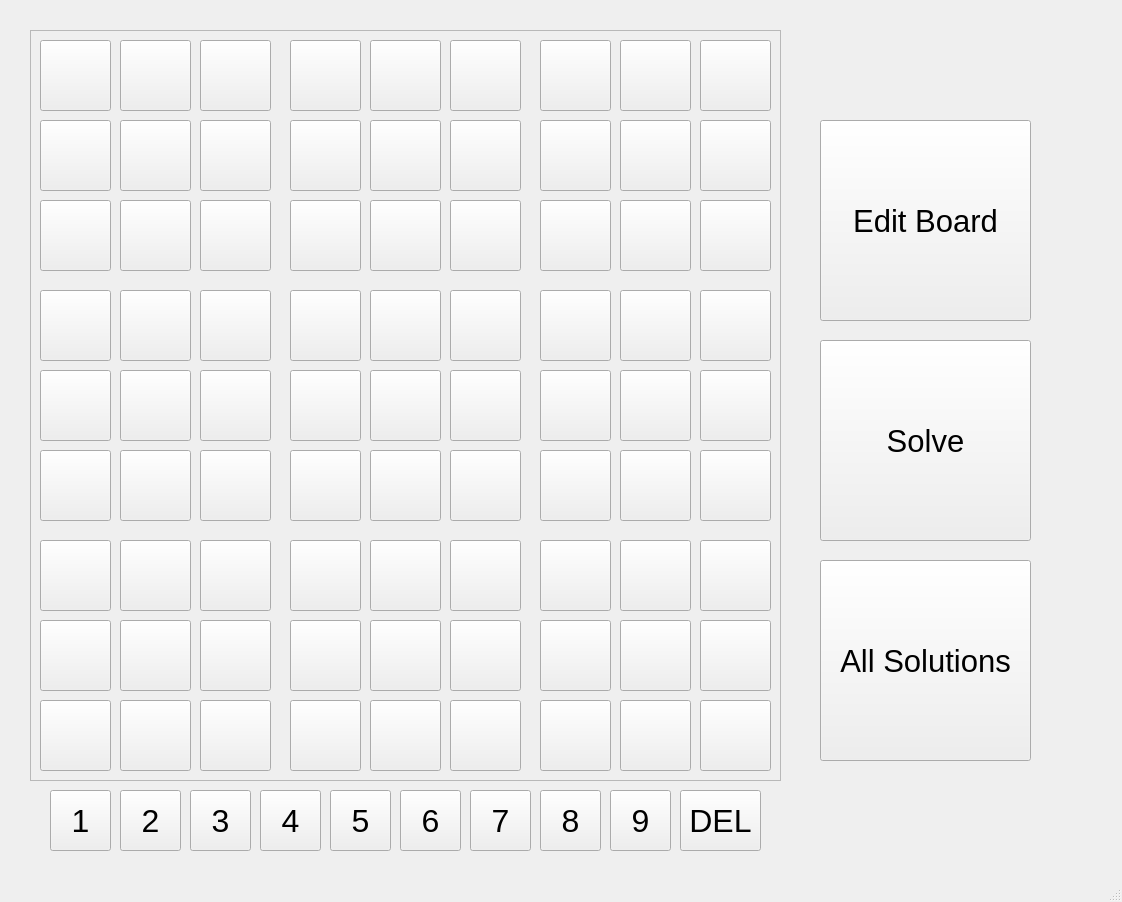
<?xml version="1.0" encoding="UTF-8"?>
<ui version="4.0">
 <class>MainWindow</class>
 <widget class="QMainWindow" name="MainWindow">
  <property name="geometry">
   <rect>
    <x>0</x>
    <y>0</y>
    <width>1122</width>
    <height>902</height>
   </rect>
  </property>
  <property name="windowTitle">
   <string>MainWindow</string>
  </property>
  <widget class="QWidget" name="centralwidget">
   <widget class="QPushButton" name="solve_button">
    <property name="geometry">
     <rect>
      <x>820</x>
      <y>340</y>
      <width>211</width>
      <height>201</height>
     </rect>
    </property>
    <property name="font">
     <font>
      <family>Arial</family>
      <pointsize>23</pointsize>
     </font>
    </property>
    <property name="text">
     <string>Solve</string>
    </property>
    <property name="checkable">
     <bool>false</bool>
    </property>
    <property name="autoDefault">
     <bool>false</bool>
    </property>
   </widget>
   <widget class="QPushButton" name="all_solutions_button">
    <property name="geometry">
     <rect>
      <x>820</x>
      <y>560</y>
      <width>211</width>
      <height>201</height>
     </rect>
    </property>
    <property name="font">
     <font>
      <family>Arial</family>
      <pointsize>23</pointsize>
     </font>
    </property>
    <property name="text">
     <string>All Solutions</string>
    </property>
    <property name="checkable">
     <bool>false</bool>
    </property>
    <property name="autoDefault">
     <bool>false</bool>
    </property>
   </widget>
   <widget class="QPushButton" name="edit_board_button">
    <property name="geometry">
     <rect>
      <x>820</x>
      <y>120</y>
      <width>211</width>
      <height>201</height>
     </rect>
    </property>
    <property name="font">
     <font>
      <family>Arial</family>
      <pointsize>23</pointsize>
     </font>
    </property>
    <property name="text">
     <string>Edit Board</string>
    </property>
    <property name="checkable">
     <bool>false</bool>
    </property>
    <property name="autoDefault">
     <bool>false</bool>
    </property>
   </widget>
   <widget class="QPushButton" name="num1">
    <property name="geometry">
     <rect>
      <x>50</x>
      <y>790</y>
      <width>61</width>
      <height>61</height>
     </rect>
    </property>
    <property name="font">
     <font>
      <family>Arial</family>
      <pointsize>24</pointsize>
      <weight>50</weight>
      <bold>false</bold>
      <underline>false</underline>
     </font>
    </property>
    <property name="text">
     <string>1</string>
    </property>
    <property name="shortcut">
     <string>1</string>
    </property>
    <property name="checkable">
     <bool>false</bool>
    </property>
    <property name="autoDefault">
     <bool>false</bool>
    </property>
   </widget>
   <widget class="QPushButton" name="num2">
    <property name="geometry">
     <rect>
      <x>120</x>
      <y>790</y>
      <width>61</width>
      <height>61</height>
     </rect>
    </property>
    <property name="font">
     <font>
      <family>Arial</family>
      <pointsize>24</pointsize>
      <weight>50</weight>
      <bold>false</bold>
      <underline>false</underline>
     </font>
    </property>
    <property name="text">
     <string>2</string>
    </property>
    <property name="shortcut">
     <string>2</string>
    </property>
    <property name="checkable">
     <bool>false</bool>
    </property>
    <property name="autoDefault">
     <bool>false</bool>
    </property>
   </widget>
   <widget class="QPushButton" name="num3">
    <property name="geometry">
     <rect>
      <x>190</x>
      <y>790</y>
      <width>61</width>
      <height>61</height>
     </rect>
    </property>
    <property name="font">
     <font>
      <family>Arial</family>
      <pointsize>24</pointsize>
      <weight>50</weight>
      <bold>false</bold>
      <underline>false</underline>
     </font>
    </property>
    <property name="text">
     <string>3</string>
    </property>
    <property name="shortcut">
     <string>3</string>
    </property>
    <property name="checkable">
     <bool>false</bool>
    </property>
    <property name="autoDefault">
     <bool>false</bool>
    </property>
   </widget>
   <widget class="QPushButton" name="num4">
    <property name="geometry">
     <rect>
      <x>260</x>
      <y>790</y>
      <width>61</width>
      <height>61</height>
     </rect>
    </property>
    <property name="font">
     <font>
      <family>Arial</family>
      <pointsize>24</pointsize>
      <weight>50</weight>
      <bold>false</bold>
      <underline>false</underline>
     </font>
    </property>
    <property name="text">
     <string>4</string>
    </property>
    <property name="shortcut">
     <string>4</string>
    </property>
    <property name="checkable">
     <bool>false</bool>
    </property>
    <property name="autoDefault">
     <bool>false</bool>
    </property>
   </widget>
   <widget class="QPushButton" name="num5">
    <property name="geometry">
     <rect>
      <x>330</x>
      <y>790</y>
      <width>61</width>
      <height>61</height>
     </rect>
    </property>
    <property name="font">
     <font>
      <family>Arial</family>
      <pointsize>24</pointsize>
      <weight>50</weight>
      <bold>false</bold>
      <underline>false</underline>
     </font>
    </property>
    <property name="text">
     <string>5</string>
    </property>
    <property name="shortcut">
     <string>5</string>
    </property>
    <property name="checkable">
     <bool>false</bool>
    </property>
    <property name="autoDefault">
     <bool>false</bool>
    </property>
   </widget>
   <widget class="QPushButton" name="num6">
    <property name="geometry">
     <rect>
      <x>400</x>
      <y>790</y>
      <width>61</width>
      <height>61</height>
     </rect>
    </property>
    <property name="font">
     <font>
      <family>Arial</family>
      <pointsize>24</pointsize>
      <weight>50</weight>
      <bold>false</bold>
      <underline>false</underline>
     </font>
    </property>
    <property name="text">
     <string>6</string>
    </property>
    <property name="shortcut">
     <string>6</string>
    </property>
    <property name="checkable">
     <bool>false</bool>
    </property>
    <property name="autoDefault">
     <bool>false</bool>
    </property>
   </widget>
   <widget class="QPushButton" name="num7">
    <property name="geometry">
     <rect>
      <x>470</x>
      <y>790</y>
      <width>61</width>
      <height>61</height>
     </rect>
    </property>
    <property name="font">
     <font>
      <family>Arial</family>
      <pointsize>24</pointsize>
      <weight>50</weight>
      <bold>false</bold>
      <underline>false</underline>
     </font>
    </property>
    <property name="text">
     <string>7</string>
    </property>
    <property name="shortcut">
     <string>7</string>
    </property>
    <property name="checkable">
     <bool>false</bool>
    </property>
    <property name="autoDefault">
     <bool>false</bool>
    </property>
   </widget>
   <widget class="QPushButton" name="num8">
    <property name="geometry">
     <rect>
      <x>540</x>
      <y>790</y>
      <width>61</width>
      <height>61</height>
     </rect>
    </property>
    <property name="font">
     <font>
      <family>Arial</family>
      <pointsize>24</pointsize>
      <weight>50</weight>
      <bold>false</bold>
      <underline>false</underline>
     </font>
    </property>
    <property name="text">
     <string>8</string>
    </property>
    <property name="shortcut">
     <string>8</string>
    </property>
    <property name="checkable">
     <bool>false</bool>
    </property>
    <property name="autoDefault">
     <bool>false</bool>
    </property>
   </widget>
   <widget class="QPushButton" name="num9">
    <property name="geometry">
     <rect>
      <x>610</x>
      <y>790</y>
      <width>61</width>
      <height>61</height>
     </rect>
    </property>
    <property name="font">
     <font>
      <family>Arial</family>
      <pointsize>24</pointsize>
      <weight>50</weight>
      <bold>false</bold>
      <underline>false</underline>
     </font>
    </property>
    <property name="text">
     <string>9</string>
    </property>
    <property name="shortcut">
     <string>9</string>
    </property>
    <property name="checkable">
     <bool>false</bool>
    </property>
    <property name="autoDefault">
     <bool>false</bool>
    </property>
   </widget>
   <widget class="QPushButton" name="numDel">
    <property name="geometry">
     <rect>
      <x>680</x>
      <y>790</y>
      <width>81</width>
      <height>61</height>
     </rect>
    </property>
    <property name="font">
     <font>
      <family>Arial</family>
      <pointsize>24</pointsize>
      <weight>50</weight>
      <bold>false</bold>
      <underline>false</underline>
     </font>
    </property>
    <property name="text">
     <string>DEL</string>
    </property>
    <property name="shortcut">
     <string>Backspace</string>
    </property>
    <property name="checkable">
     <bool>false</bool>
    </property>
    <property name="autoDefault">
     <bool>false</bool>
    </property>
   </widget>
   <widget class="QFrame" name="frame">
    <property name="geometry">
     <rect>
      <x>30</x>
      <y>30</y>
      <width>751</width>
      <height>751</height>
     </rect>
    </property>
    <property name="frameShape">
     <enum>QFrame::StyledPanel</enum>
    </property>
    <property name="frameShadow">
     <enum>QFrame::Raised</enum>
    </property>
    <widget class="QPushButton" name="pushButton_1">
     <property name="geometry">
      <rect>
       <x>10</x>
       <y>10</y>
       <width>71</width>
       <height>71</height>
      </rect>
     </property>
     <property name="text">
      <string/>
     </property>
     <property name="checkable">
      <bool>false</bool>
     </property>
     <property name="autoDefault">
      <bool>false</bool>
     </property>
    </widget>
    <widget class="QPushButton" name="pushButton_27">
     <property name="geometry">
      <rect>
       <x>670</x>
       <y>170</y>
       <width>71</width>
       <height>71</height>
      </rect>
     </property>
     <property name="text">
      <string/>
     </property>
     <property name="checkable">
      <bool>false</bool>
     </property>
     <property name="autoDefault">
      <bool>false</bool>
     </property>
    </widget>
    <widget class="QPushButton" name="pushButton_65">
     <property name="geometry">
      <rect>
       <x>90</x>
       <y>590</y>
       <width>71</width>
       <height>71</height>
      </rect>
     </property>
     <property name="text">
      <string/>
     </property>
     <property name="checkable">
      <bool>false</bool>
     </property>
     <property name="autoDefault">
      <bool>false</bool>
     </property>
    </widget>
    <widget class="QPushButton" name="pushButton_37">
     <property name="geometry">
      <rect>
       <x>670</x>
       <y>340</y>
       <width>71</width>
       <height>71</height>
      </rect>
     </property>
     <property name="text">
      <string/>
     </property>
     <property name="checkable">
      <bool>false</bool>
     </property>
     <property name="autoDefault">
      <bool>false</bool>
     </property>
    </widget>
    <widget class="QPushButton" name="pushButton_18">
     <property name="geometry">
      <rect>
       <x>670</x>
       <y>90</y>
       <width>71</width>
       <height>71</height>
      </rect>
     </property>
     <property name="text">
      <string/>
     </property>
     <property name="checkable">
      <bool>false</bool>
     </property>
     <property name="autoDefault">
      <bool>false</bool>
     </property>
    </widget>
    <widget class="QPushButton" name="pushButton_14">
     <property name="geometry">
      <rect>
       <x>340</x>
       <y>90</y>
       <width>71</width>
       <height>71</height>
      </rect>
     </property>
     <property name="text">
      <string/>
     </property>
     <property name="checkable">
      <bool>false</bool>
     </property>
     <property name="autoDefault">
      <bool>false</bool>
     </property>
    </widget>
    <widget class="QPushButton" name="pushButton_45">
     <property name="geometry">
      <rect>
       <x>10</x>
       <y>340</y>
       <width>71</width>
       <height>71</height>
      </rect>
     </property>
     <property name="text">
      <string/>
     </property>
     <property name="checkable">
      <bool>false</bool>
     </property>
     <property name="autoDefault">
      <bool>false</bool>
     </property>
    </widget>
    <widget class="QPushButton" name="pushButton_78">
     <property name="geometry">
      <rect>
       <x>420</x>
       <y>670</y>
       <width>71</width>
       <height>71</height>
      </rect>
     </property>
     <property name="text">
      <string/>
     </property>
     <property name="checkable">
      <bool>false</bool>
     </property>
     <property name="autoDefault">
      <bool>false</bool>
     </property>
    </widget>
    <widget class="QPushButton" name="pushButton_61">
     <property name="geometry">
      <rect>
       <x>510</x>
       <y>510</y>
       <width>71</width>
       <height>71</height>
      </rect>
     </property>
     <property name="text">
      <string/>
     </property>
     <property name="checkable">
      <bool>false</bool>
     </property>
     <property name="autoDefault">
      <bool>false</bool>
     </property>
    </widget>
    <widget class="QPushButton" name="pushButton_48">
     <property name="geometry">
      <rect>
       <x>170</x>
       <y>420</y>
       <width>71</width>
       <height>71</height>
      </rect>
     </property>
     <property name="text">
      <string/>
     </property>
     <property name="checkable">
      <bool>false</bool>
     </property>
     <property name="autoDefault">
      <bool>false</bool>
     </property>
    </widget>
    <widget class="QPushButton" name="pushButton_44">
     <property name="geometry">
      <rect>
       <x>90</x>
       <y>340</y>
       <width>71</width>
       <height>71</height>
      </rect>
     </property>
     <property name="text">
      <string/>
     </property>
     <property name="checkable">
      <bool>false</bool>
     </property>
     <property name="autoDefault">
      <bool>false</bool>
     </property>
    </widget>
    <widget class="QPushButton" name="pushButton_66">
     <property name="geometry">
      <rect>
       <x>170</x>
       <y>590</y>
       <width>71</width>
       <height>71</height>
      </rect>
     </property>
     <property name="text">
      <string/>
     </property>
     <property name="checkable">
      <bool>false</bool>
     </property>
     <property name="autoDefault">
      <bool>false</bool>
     </property>
    </widget>
    <widget class="QPushButton" name="pushButton_39">
     <property name="geometry">
      <rect>
       <x>510</x>
       <y>340</y>
       <width>71</width>
       <height>71</height>
      </rect>
     </property>
     <property name="text">
      <string/>
     </property>
     <property name="checkable">
      <bool>false</bool>
     </property>
     <property name="autoDefault">
      <bool>false</bool>
     </property>
    </widget>
    <widget class="QPushButton" name="pushButton_62">
     <property name="geometry">
      <rect>
       <x>590</x>
       <y>510</y>
       <width>71</width>
       <height>71</height>
      </rect>
     </property>
     <property name="text">
      <string/>
     </property>
     <property name="checkable">
      <bool>false</bool>
     </property>
     <property name="autoDefault">
      <bool>false</bool>
     </property>
    </widget>
    <widget class="QPushButton" name="pushButton_38">
     <property name="geometry">
      <rect>
       <x>590</x>
       <y>340</y>
       <width>71</width>
       <height>71</height>
      </rect>
     </property>
     <property name="text">
      <string/>
     </property>
     <property name="checkable">
      <bool>false</bool>
     </property>
     <property name="autoDefault">
      <bool>false</bool>
     </property>
    </widget>
    <widget class="QPushButton" name="pushButton_9">
     <property name="geometry">
      <rect>
       <x>670</x>
       <y>10</y>
       <width>71</width>
       <height>71</height>
      </rect>
     </property>
     <property name="text">
      <string/>
     </property>
     <property name="checkable">
      <bool>false</bool>
     </property>
     <property name="autoDefault">
      <bool>false</bool>
     </property>
    </widget>
    <widget class="QPushButton" name="pushButton_30">
     <property name="geometry">
      <rect>
       <x>170</x>
       <y>260</y>
       <width>71</width>
       <height>71</height>
      </rect>
     </property>
     <property name="text">
      <string/>
     </property>
     <property name="checkable">
      <bool>false</bool>
     </property>
     <property name="autoDefault">
      <bool>false</bool>
     </property>
    </widget>
    <widget class="QPushButton" name="pushButton_47">
     <property name="geometry">
      <rect>
       <x>90</x>
       <y>420</y>
       <width>71</width>
       <height>71</height>
      </rect>
     </property>
     <property name="text">
      <string/>
     </property>
     <property name="checkable">
      <bool>false</bool>
     </property>
     <property name="autoDefault">
      <bool>false</bool>
     </property>
    </widget>
    <widget class="QPushButton" name="pushButton_50">
     <property name="geometry">
      <rect>
       <x>340</x>
       <y>420</y>
       <width>71</width>
       <height>71</height>
      </rect>
     </property>
     <property name="text">
      <string/>
     </property>
     <property name="checkable">
      <bool>false</bool>
     </property>
     <property name="autoDefault">
      <bool>false</bool>
     </property>
    </widget>
    <widget class="QPushButton" name="pushButton_73">
     <property name="geometry">
      <rect>
       <x>10</x>
       <y>670</y>
       <width>71</width>
       <height>71</height>
      </rect>
     </property>
     <property name="text">
      <string/>
     </property>
     <property name="checkable">
      <bool>false</bool>
     </property>
     <property name="autoDefault">
      <bool>false</bool>
     </property>
    </widget>
    <widget class="QPushButton" name="pushButton_79">
     <property name="geometry">
      <rect>
       <x>510</x>
       <y>670</y>
       <width>71</width>
       <height>71</height>
      </rect>
     </property>
     <property name="text">
      <string/>
     </property>
     <property name="checkable">
      <bool>false</bool>
     </property>
     <property name="autoDefault">
      <bool>false</bool>
     </property>
    </widget>
    <widget class="QPushButton" name="pushButton_59">
     <property name="geometry">
      <rect>
       <x>340</x>
       <y>510</y>
       <width>71</width>
       <height>71</height>
      </rect>
     </property>
     <property name="text">
      <string/>
     </property>
     <property name="checkable">
      <bool>false</bool>
     </property>
     <property name="autoDefault">
      <bool>false</bool>
     </property>
    </widget>
    <widget class="QPushButton" name="pushButton_33">
     <property name="geometry">
      <rect>
       <x>420</x>
       <y>260</y>
       <width>71</width>
       <height>71</height>
      </rect>
     </property>
     <property name="text">
      <string/>
     </property>
     <property name="checkable">
      <bool>false</bool>
     </property>
     <property name="autoDefault">
      <bool>false</bool>
     </property>
    </widget>
    <widget class="QPushButton" name="pushButton_22">
     <property name="geometry">
      <rect>
       <x>260</x>
       <y>170</y>
       <width>71</width>
       <height>71</height>
      </rect>
     </property>
     <property name="text">
      <string/>
     </property>
     <property name="checkable">
      <bool>false</bool>
     </property>
     <property name="autoDefault">
      <bool>false</bool>
     </property>
    </widget>
    <widget class="QPushButton" name="pushButton_43">
     <property name="geometry">
      <rect>
       <x>170</x>
       <y>340</y>
       <width>71</width>
       <height>71</height>
      </rect>
     </property>
     <property name="text">
      <string/>
     </property>
     <property name="checkable">
      <bool>false</bool>
     </property>
     <property name="autoDefault">
      <bool>false</bool>
     </property>
    </widget>
    <widget class="QPushButton" name="pushButton_7">
     <property name="geometry">
      <rect>
       <x>510</x>
       <y>10</y>
       <width>71</width>
       <height>71</height>
      </rect>
     </property>
     <property name="text">
      <string/>
     </property>
     <property name="checkable">
      <bool>false</bool>
     </property>
     <property name="autoDefault">
      <bool>false</bool>
     </property>
    </widget>
    <widget class="QPushButton" name="pushButton_36">
     <property name="geometry">
      <rect>
       <x>670</x>
       <y>260</y>
       <width>71</width>
       <height>71</height>
      </rect>
     </property>
     <property name="text">
      <string/>
     </property>
     <property name="checkable">
      <bool>false</bool>
     </property>
     <property name="autoDefault">
      <bool>false</bool>
     </property>
    </widget>
    <widget class="QPushButton" name="pushButton_29">
     <property name="geometry">
      <rect>
       <x>90</x>
       <y>260</y>
       <width>71</width>
       <height>71</height>
      </rect>
     </property>
     <property name="text">
      <string/>
     </property>
     <property name="checkable">
      <bool>false</bool>
     </property>
     <property name="autoDefault">
      <bool>false</bool>
     </property>
    </widget>
    <widget class="QPushButton" name="pushButton_80">
     <property name="geometry">
      <rect>
       <x>590</x>
       <y>670</y>
       <width>71</width>
       <height>71</height>
      </rect>
     </property>
     <property name="text">
      <string/>
     </property>
     <property name="checkable">
      <bool>false</bool>
     </property>
     <property name="autoDefault">
      <bool>false</bool>
     </property>
    </widget>
    <widget class="QPushButton" name="pushButton_35">
     <property name="geometry">
      <rect>
       <x>590</x>
       <y>260</y>
       <width>71</width>
       <height>71</height>
      </rect>
     </property>
     <property name="text">
      <string/>
     </property>
     <property name="checkable">
      <bool>false</bool>
     </property>
     <property name="autoDefault">
      <bool>false</bool>
     </property>
    </widget>
    <widget class="QPushButton" name="pushButton_2">
     <property name="geometry">
      <rect>
       <x>90</x>
       <y>10</y>
       <width>71</width>
       <height>71</height>
      </rect>
     </property>
     <property name="text">
      <string/>
     </property>
     <property name="checkable">
      <bool>false</bool>
     </property>
     <property name="autoDefault">
      <bool>false</bool>
     </property>
    </widget>
    <widget class="QPushButton" name="pushButton_54">
     <property name="geometry">
      <rect>
       <x>670</x>
       <y>420</y>
       <width>71</width>
       <height>71</height>
      </rect>
     </property>
     <property name="text">
      <string/>
     </property>
     <property name="checkable">
      <bool>false</bool>
     </property>
     <property name="autoDefault">
      <bool>false</bool>
     </property>
    </widget>
    <widget class="QPushButton" name="pushButton_11">
     <property name="geometry">
      <rect>
       <x>90</x>
       <y>90</y>
       <width>71</width>
       <height>71</height>
      </rect>
     </property>
     <property name="text">
      <string/>
     </property>
     <property name="checkable">
      <bool>false</bool>
     </property>
     <property name="autoDefault">
      <bool>false</bool>
     </property>
    </widget>
    <widget class="QPushButton" name="pushButton_49">
     <property name="geometry">
      <rect>
       <x>260</x>
       <y>420</y>
       <width>71</width>
       <height>71</height>
      </rect>
     </property>
     <property name="text">
      <string/>
     </property>
     <property name="checkable">
      <bool>false</bool>
     </property>
     <property name="autoDefault">
      <bool>false</bool>
     </property>
    </widget>
    <widget class="QPushButton" name="pushButton_21">
     <property name="geometry">
      <rect>
       <x>170</x>
       <y>170</y>
       <width>71</width>
       <height>71</height>
      </rect>
     </property>
     <property name="text">
      <string/>
     </property>
     <property name="checkable">
      <bool>false</bool>
     </property>
     <property name="autoDefault">
      <bool>false</bool>
     </property>
    </widget>
    <widget class="QPushButton" name="pushButton_53">
     <property name="geometry">
      <rect>
       <x>590</x>
       <y>420</y>
       <width>71</width>
       <height>71</height>
      </rect>
     </property>
     <property name="text">
      <string/>
     </property>
     <property name="checkable">
      <bool>false</bool>
     </property>
     <property name="autoDefault">
      <bool>false</bool>
     </property>
    </widget>
    <widget class="QPushButton" name="pushButton_8">
     <property name="geometry">
      <rect>
       <x>590</x>
       <y>10</y>
       <width>71</width>
       <height>71</height>
      </rect>
     </property>
     <property name="text">
      <string/>
     </property>
     <property name="checkable">
      <bool>false</bool>
     </property>
     <property name="autoDefault">
      <bool>false</bool>
     </property>
    </widget>
    <widget class="QPushButton" name="pushButton_75">
     <property name="geometry">
      <rect>
       <x>170</x>
       <y>670</y>
       <width>71</width>
       <height>71</height>
      </rect>
     </property>
     <property name="text">
      <string/>
     </property>
     <property name="checkable">
      <bool>false</bool>
     </property>
     <property name="autoDefault">
      <bool>false</bool>
     </property>
    </widget>
    <widget class="QPushButton" name="pushButton_68">
     <property name="geometry">
      <rect>
       <x>340</x>
       <y>590</y>
       <width>71</width>
       <height>71</height>
      </rect>
     </property>
     <property name="text">
      <string/>
     </property>
     <property name="checkable">
      <bool>false</bool>
     </property>
     <property name="autoDefault">
      <bool>false</bool>
     </property>
    </widget>
    <widget class="QPushButton" name="pushButton_77">
     <property name="geometry">
      <rect>
       <x>340</x>
       <y>670</y>
       <width>71</width>
       <height>71</height>
      </rect>
     </property>
     <property name="text">
      <string/>
     </property>
     <property name="checkable">
      <bool>false</bool>
     </property>
     <property name="autoDefault">
      <bool>false</bool>
     </property>
    </widget>
    <widget class="QPushButton" name="pushButton_69">
     <property name="geometry">
      <rect>
       <x>420</x>
       <y>590</y>
       <width>71</width>
       <height>71</height>
      </rect>
     </property>
     <property name="text">
      <string/>
     </property>
     <property name="checkable">
      <bool>false</bool>
     </property>
     <property name="autoDefault">
      <bool>false</bool>
     </property>
    </widget>
    <widget class="QPushButton" name="pushButton_17">
     <property name="geometry">
      <rect>
       <x>590</x>
       <y>90</y>
       <width>71</width>
       <height>71</height>
      </rect>
     </property>
     <property name="text">
      <string/>
     </property>
     <property name="checkable">
      <bool>false</bool>
     </property>
     <property name="autoDefault">
      <bool>false</bool>
     </property>
    </widget>
    <widget class="QPushButton" name="pushButton_51">
     <property name="geometry">
      <rect>
       <x>420</x>
       <y>420</y>
       <width>71</width>
       <height>71</height>
      </rect>
     </property>
     <property name="text">
      <string/>
     </property>
     <property name="checkable">
      <bool>false</bool>
     </property>
     <property name="autoDefault">
      <bool>false</bool>
     </property>
    </widget>
    <widget class="QPushButton" name="pushButton_71">
     <property name="geometry">
      <rect>
       <x>590</x>
       <y>590</y>
       <width>71</width>
       <height>71</height>
      </rect>
     </property>
     <property name="text">
      <string/>
     </property>
     <property name="checkable">
      <bool>false</bool>
     </property>
     <property name="autoDefault">
      <bool>false</bool>
     </property>
    </widget>
    <widget class="QPushButton" name="pushButton_13">
     <property name="geometry">
      <rect>
       <x>260</x>
       <y>90</y>
       <width>71</width>
       <height>71</height>
      </rect>
     </property>
     <property name="text">
      <string/>
     </property>
     <property name="checkable">
      <bool>false</bool>
     </property>
     <property name="autoDefault">
      <bool>false</bool>
     </property>
    </widget>
    <widget class="QPushButton" name="pushButton_63">
     <property name="geometry">
      <rect>
       <x>670</x>
       <y>510</y>
       <width>71</width>
       <height>71</height>
      </rect>
     </property>
     <property name="text">
      <string/>
     </property>
     <property name="checkable">
      <bool>false</bool>
     </property>
     <property name="autoDefault">
      <bool>false</bool>
     </property>
    </widget>
    <widget class="QPushButton" name="pushButton_46">
     <property name="geometry">
      <rect>
       <x>10</x>
       <y>420</y>
       <width>71</width>
       <height>71</height>
      </rect>
     </property>
     <property name="text">
      <string/>
     </property>
     <property name="checkable">
      <bool>false</bool>
     </property>
     <property name="autoDefault">
      <bool>false</bool>
     </property>
    </widget>
    <widget class="QPushButton" name="pushButton_31">
     <property name="geometry">
      <rect>
       <x>260</x>
       <y>260</y>
       <width>71</width>
       <height>71</height>
      </rect>
     </property>
     <property name="text">
      <string/>
     </property>
     <property name="checkable">
      <bool>false</bool>
     </property>
     <property name="autoDefault">
      <bool>false</bool>
     </property>
    </widget>
    <widget class="QPushButton" name="pushButton_3">
     <property name="geometry">
      <rect>
       <x>170</x>
       <y>10</y>
       <width>71</width>
       <height>71</height>
      </rect>
     </property>
     <property name="text">
      <string/>
     </property>
     <property name="checkable">
      <bool>false</bool>
     </property>
     <property name="autoDefault">
      <bool>false</bool>
     </property>
    </widget>
    <widget class="QPushButton" name="pushButton_74">
     <property name="geometry">
      <rect>
       <x>90</x>
       <y>670</y>
       <width>71</width>
       <height>71</height>
      </rect>
     </property>
     <property name="text">
      <string/>
     </property>
     <property name="checkable">
      <bool>false</bool>
     </property>
     <property name="autoDefault">
      <bool>false</bool>
     </property>
    </widget>
    <widget class="QPushButton" name="pushButton_81">
     <property name="geometry">
      <rect>
       <x>670</x>
       <y>670</y>
       <width>71</width>
       <height>71</height>
      </rect>
     </property>
     <property name="text">
      <string/>
     </property>
     <property name="checkable">
      <bool>false</bool>
     </property>
     <property name="autoDefault">
      <bool>false</bool>
     </property>
    </widget>
    <widget class="QPushButton" name="pushButton_64">
     <property name="geometry">
      <rect>
       <x>10</x>
       <y>590</y>
       <width>71</width>
       <height>71</height>
      </rect>
     </property>
     <property name="text">
      <string/>
     </property>
     <property name="checkable">
      <bool>false</bool>
     </property>
     <property name="autoDefault">
      <bool>false</bool>
     </property>
    </widget>
    <widget class="QPushButton" name="pushButton_55">
     <property name="geometry">
      <rect>
       <x>10</x>
       <y>510</y>
       <width>71</width>
       <height>71</height>
      </rect>
     </property>
     <property name="text">
      <string/>
     </property>
     <property name="checkable">
      <bool>false</bool>
     </property>
     <property name="autoDefault">
      <bool>false</bool>
     </property>
    </widget>
    <widget class="QPushButton" name="pushButton_15">
     <property name="geometry">
      <rect>
       <x>420</x>
       <y>90</y>
       <width>71</width>
       <height>71</height>
      </rect>
     </property>
     <property name="text">
      <string/>
     </property>
     <property name="checkable">
      <bool>false</bool>
     </property>
     <property name="autoDefault">
      <bool>false</bool>
     </property>
    </widget>
    <widget class="QPushButton" name="pushButton_76">
     <property name="geometry">
      <rect>
       <x>260</x>
       <y>670</y>
       <width>71</width>
       <height>71</height>
      </rect>
     </property>
     <property name="text">
      <string/>
     </property>
     <property name="checkable">
      <bool>false</bool>
     </property>
     <property name="autoDefault">
      <bool>false</bool>
     </property>
    </widget>
    <widget class="QPushButton" name="pushButton_4">
     <property name="geometry">
      <rect>
       <x>260</x>
       <y>10</y>
       <width>71</width>
       <height>71</height>
      </rect>
     </property>
     <property name="text">
      <string/>
     </property>
     <property name="checkable">
      <bool>false</bool>
     </property>
     <property name="autoDefault">
      <bool>false</bool>
     </property>
    </widget>
    <widget class="QPushButton" name="pushButton_72">
     <property name="geometry">
      <rect>
       <x>670</x>
       <y>590</y>
       <width>71</width>
       <height>71</height>
      </rect>
     </property>
     <property name="text">
      <string/>
     </property>
     <property name="checkable">
      <bool>false</bool>
     </property>
     <property name="autoDefault">
      <bool>false</bool>
     </property>
    </widget>
    <widget class="QPushButton" name="pushButton_19">
     <property name="geometry">
      <rect>
       <x>10</x>
       <y>170</y>
       <width>71</width>
       <height>71</height>
      </rect>
     </property>
     <property name="text">
      <string/>
     </property>
     <property name="checkable">
      <bool>false</bool>
     </property>
     <property name="autoDefault">
      <bool>false</bool>
     </property>
    </widget>
    <widget class="QPushButton" name="pushButton_25">
     <property name="geometry">
      <rect>
       <x>510</x>
       <y>170</y>
       <width>71</width>
       <height>71</height>
      </rect>
     </property>
     <property name="text">
      <string/>
     </property>
     <property name="checkable">
      <bool>false</bool>
     </property>
     <property name="autoDefault">
      <bool>false</bool>
     </property>
    </widget>
    <widget class="QPushButton" name="pushButton_10">
     <property name="geometry">
      <rect>
       <x>10</x>
       <y>90</y>
       <width>71</width>
       <height>71</height>
      </rect>
     </property>
     <property name="text">
      <string/>
     </property>
     <property name="checkable">
      <bool>false</bool>
     </property>
     <property name="autoDefault">
      <bool>false</bool>
     </property>
    </widget>
    <widget class="QPushButton" name="pushButton_67">
     <property name="geometry">
      <rect>
       <x>260</x>
       <y>590</y>
       <width>71</width>
       <height>71</height>
      </rect>
     </property>
     <property name="text">
      <string/>
     </property>
     <property name="checkable">
      <bool>false</bool>
     </property>
     <property name="autoDefault">
      <bool>false</bool>
     </property>
    </widget>
    <widget class="QPushButton" name="pushButton_28">
     <property name="geometry">
      <rect>
       <x>10</x>
       <y>260</y>
       <width>71</width>
       <height>71</height>
      </rect>
     </property>
     <property name="text">
      <string/>
     </property>
     <property name="checkable">
      <bool>false</bool>
     </property>
     <property name="autoDefault">
      <bool>false</bool>
     </property>
    </widget>
    <widget class="QPushButton" name="pushButton_42">
     <property name="geometry">
      <rect>
       <x>260</x>
       <y>340</y>
       <width>71</width>
       <height>71</height>
      </rect>
     </property>
     <property name="text">
      <string/>
     </property>
     <property name="checkable">
      <bool>false</bool>
     </property>
     <property name="autoDefault">
      <bool>false</bool>
     </property>
    </widget>
    <widget class="QPushButton" name="pushButton_24">
     <property name="geometry">
      <rect>
       <x>420</x>
       <y>170</y>
       <width>71</width>
       <height>71</height>
      </rect>
     </property>
     <property name="text">
      <string/>
     </property>
     <property name="checkable">
      <bool>false</bool>
     </property>
     <property name="autoDefault">
      <bool>false</bool>
     </property>
    </widget>
    <widget class="QPushButton" name="pushButton_6">
     <property name="geometry">
      <rect>
       <x>420</x>
       <y>10</y>
       <width>71</width>
       <height>71</height>
      </rect>
     </property>
     <property name="text">
      <string/>
     </property>
     <property name="checkable">
      <bool>false</bool>
     </property>
     <property name="autoDefault">
      <bool>false</bool>
     </property>
    </widget>
    <widget class="QPushButton" name="pushButton_57">
     <property name="geometry">
      <rect>
       <x>170</x>
       <y>510</y>
       <width>71</width>
       <height>71</height>
      </rect>
     </property>
     <property name="text">
      <string/>
     </property>
     <property name="checkable">
      <bool>false</bool>
     </property>
     <property name="autoDefault">
      <bool>false</bool>
     </property>
    </widget>
    <widget class="QPushButton" name="pushButton_26">
     <property name="geometry">
      <rect>
       <x>590</x>
       <y>170</y>
       <width>71</width>
       <height>71</height>
      </rect>
     </property>
     <property name="text">
      <string/>
     </property>
     <property name="checkable">
      <bool>false</bool>
     </property>
     <property name="autoDefault">
      <bool>false</bool>
     </property>
    </widget>
    <widget class="QPushButton" name="pushButton_60">
     <property name="geometry">
      <rect>
       <x>420</x>
       <y>510</y>
       <width>71</width>
       <height>71</height>
      </rect>
     </property>
     <property name="text">
      <string/>
     </property>
     <property name="checkable">
      <bool>false</bool>
     </property>
     <property name="autoDefault">
      <bool>false</bool>
     </property>
    </widget>
    <widget class="QPushButton" name="pushButton_56">
     <property name="geometry">
      <rect>
       <x>90</x>
       <y>510</y>
       <width>71</width>
       <height>71</height>
      </rect>
     </property>
     <property name="text">
      <string/>
     </property>
     <property name="checkable">
      <bool>false</bool>
     </property>
     <property name="autoDefault">
      <bool>false</bool>
     </property>
    </widget>
    <widget class="QPushButton" name="pushButton_5">
     <property name="geometry">
      <rect>
       <x>340</x>
       <y>10</y>
       <width>71</width>
       <height>71</height>
      </rect>
     </property>
     <property name="text">
      <string/>
     </property>
     <property name="checkable">
      <bool>false</bool>
     </property>
     <property name="autoDefault">
      <bool>false</bool>
     </property>
    </widget>
    <widget class="QPushButton" name="pushButton_34">
     <property name="geometry">
      <rect>
       <x>510</x>
       <y>260</y>
       <width>71</width>
       <height>71</height>
      </rect>
     </property>
     <property name="text">
      <string/>
     </property>
     <property name="checkable">
      <bool>false</bool>
     </property>
     <property name="autoDefault">
      <bool>false</bool>
     </property>
    </widget>
    <widget class="QPushButton" name="pushButton_32">
     <property name="geometry">
      <rect>
       <x>340</x>
       <y>260</y>
       <width>71</width>
       <height>71</height>
      </rect>
     </property>
     <property name="text">
      <string/>
     </property>
     <property name="checkable">
      <bool>false</bool>
     </property>
     <property name="autoDefault">
      <bool>false</bool>
     </property>
    </widget>
    <widget class="QPushButton" name="pushButton_70">
     <property name="geometry">
      <rect>
       <x>510</x>
       <y>590</y>
       <width>71</width>
       <height>71</height>
      </rect>
     </property>
     <property name="text">
      <string/>
     </property>
     <property name="checkable">
      <bool>false</bool>
     </property>
     <property name="autoDefault">
      <bool>false</bool>
     </property>
    </widget>
    <widget class="QPushButton" name="pushButton_40">
     <property name="geometry">
      <rect>
       <x>420</x>
       <y>340</y>
       <width>71</width>
       <height>71</height>
      </rect>
     </property>
     <property name="text">
      <string/>
     </property>
     <property name="checkable">
      <bool>false</bool>
     </property>
     <property name="autoDefault">
      <bool>false</bool>
     </property>
    </widget>
    <widget class="QPushButton" name="pushButton_41">
     <property name="geometry">
      <rect>
       <x>340</x>
       <y>340</y>
       <width>71</width>
       <height>71</height>
      </rect>
     </property>
     <property name="text">
      <string/>
     </property>
     <property name="checkable">
      <bool>false</bool>
     </property>
     <property name="autoDefault">
      <bool>false</bool>
     </property>
    </widget>
    <widget class="QPushButton" name="pushButton_16">
     <property name="geometry">
      <rect>
       <x>510</x>
       <y>90</y>
       <width>71</width>
       <height>71</height>
      </rect>
     </property>
     <property name="text">
      <string/>
     </property>
     <property name="checkable">
      <bool>false</bool>
     </property>
     <property name="autoDefault">
      <bool>false</bool>
     </property>
    </widget>
    <widget class="QPushButton" name="pushButton_12">
     <property name="geometry">
      <rect>
       <x>170</x>
       <y>90</y>
       <width>71</width>
       <height>71</height>
      </rect>
     </property>
     <property name="text">
      <string/>
     </property>
     <property name="checkable">
      <bool>false</bool>
     </property>
     <property name="autoDefault">
      <bool>false</bool>
     </property>
    </widget>
    <widget class="QPushButton" name="pushButton_23">
     <property name="geometry">
      <rect>
       <x>340</x>
       <y>170</y>
       <width>71</width>
       <height>71</height>
      </rect>
     </property>
     <property name="text">
      <string/>
     </property>
     <property name="checkable">
      <bool>false</bool>
     </property>
     <property name="autoDefault">
      <bool>false</bool>
     </property>
    </widget>
    <widget class="QPushButton" name="pushButton_20">
     <property name="geometry">
      <rect>
       <x>90</x>
       <y>170</y>
       <width>71</width>
       <height>71</height>
      </rect>
     </property>
     <property name="text">
      <string/>
     </property>
     <property name="checkable">
      <bool>false</bool>
     </property>
     <property name="autoDefault">
      <bool>false</bool>
     </property>
    </widget>
    <widget class="QPushButton" name="pushButton_52">
     <property name="geometry">
      <rect>
       <x>510</x>
       <y>420</y>
       <width>71</width>
       <height>71</height>
      </rect>
     </property>
     <property name="text">
      <string/>
     </property>
     <property name="checkable">
      <bool>false</bool>
     </property>
     <property name="autoDefault">
      <bool>false</bool>
     </property>
    </widget>
    <widget class="QPushButton" name="pushButton_58">
     <property name="geometry">
      <rect>
       <x>260</x>
       <y>510</y>
       <width>71</width>
       <height>71</height>
      </rect>
     </property>
     <property name="text">
      <string/>
     </property>
     <property name="checkable">
      <bool>false</bool>
     </property>
     <property name="autoDefault">
      <bool>false</bool>
     </property>
    </widget>
   </widget>
  </widget>
  <widget class="QMenuBar" name="menubar">
   <property name="geometry">
    <rect>
     <x>0</x>
     <y>0</y>
     <width>1122</width>
     <height>21</height>
    </rect>
   </property>
  </widget>
  <widget class="QStatusBar" name="statusbar"/>
 </widget>
 <resources/>
 <connections/>
</ui>
